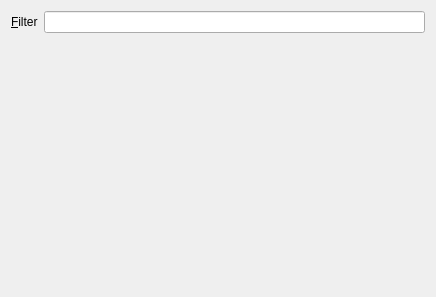
<?xml version="1.0" encoding="UTF-8"?>
<ui version="4.0">
 <class>PlaylistFrame</class>
 <widget class="QWidget" name="PlaylistFrame">
  <property name="geometry">
   <rect>
    <x>0</x>
    <y>0</y>
    <width>436</width>
    <height>297</height>
   </rect>
  </property>
  <property name="windowTitle">
   <string>Form</string>
  </property>
  <layout class="QVBoxLayout" name="verticalLayout">
   <item>
    <widget class="QFrame" name="filterFrame">
     <property name="sizePolicy">
      <sizepolicy hsizetype="Minimum" vsizetype="Minimum">
       <horstretch>0</horstretch>
       <verstretch>0</verstretch>
      </sizepolicy>
     </property>
     <property name="frameShape">
      <enum>QFrame::NoFrame</enum>
     </property>
     <property name="frameShadow">
      <enum>QFrame::Plain</enum>
     </property>
     <layout class="QHBoxLayout" name="horizontalLayout_2">
      <property name="margin">
       <number>0</number>
      </property>
      <item>
       <widget class="QLabel" name="label">
        <property name="text">
         <string>&amp;Filter</string>
        </property>
        <property name="buddy">
         <cstring>filter</cstring>
        </property>
       </widget>
      </item>
      <item>
       <widget class="QLineEdit" name="filter"/>
      </item>
     </layout>
    </widget>
   </item>
   <item>
    <widget class="PlaylistView" name="playlist" native="true">
     <property name="sizePolicy">
      <sizepolicy hsizetype="Preferred" vsizetype="Expanding">
       <horstretch>0</horstretch>
       <verstretch>0</verstretch>
      </sizepolicy>
     </property>
    </widget>
   </item>
  </layout>
 </widget>
 <customwidgets>
  <customwidget>
   <class>PlaylistView</class>
   <extends>QWidget</extends>
   <header>ui/playlistview.h</header>
   <container>1</container>
  </customwidget>
 </customwidgets>
 <resources/>
 <connections/>
</ui>
